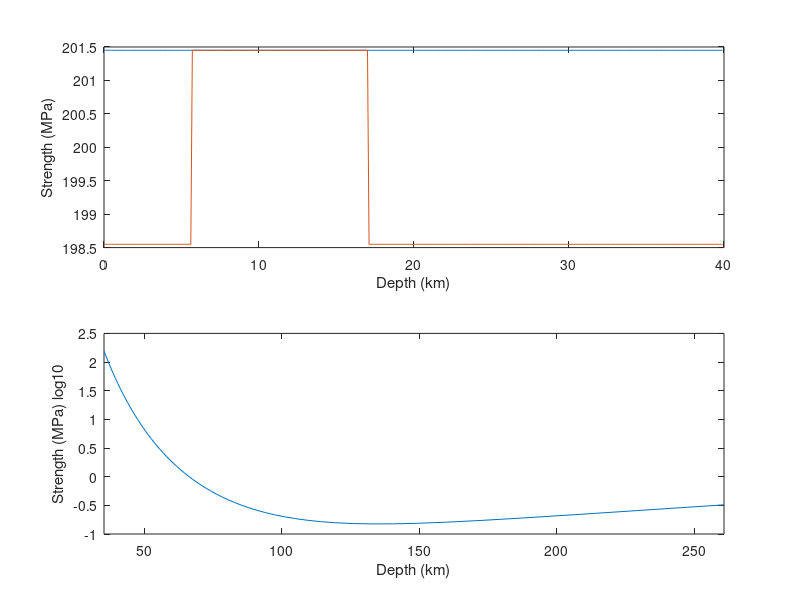

MATLAB code to generate this figure: (Note: this script raises an error after producing the figure.)
clear all;
% % % % % % % % % % % % % % % % % % % % % % % % % % % % %
%                                                       %
%            Unified earthquake cycles of               %
%          fault slip and viscoelastic strain           %
%                                                       %
%                  Valere Lambert, 2016                 %
%                                                       %
% % % % % % % % % % % % % % % % % % % % % % % % % % % % %

% Simulates unified earthquake cycles including slip on
% two parallel strike-slip faults and viscoelastic strain
% beneath the brittle-ductile transition in 2D antiplane.

% % % % % % % % % % % % % % % % % % % % % % % % % % % % %
%                                                       %
%            P H Y S I C A L   M O D E L                %
%                                                       %
% % % % % % % % % % % % % % % % % % % % % % % % % % % % %

% rigidity (MPa)
G=30e3;

% Boxcar function
boxc=@(x) (x+0.5>=0)-(x-0.5>=0);

% Shear Stress kernels for distributed deformation
s1312=@(D,L,W,x2,x3) G/(2*pi)*( ...
    log((x2-L/2).^2+(x3-D-W).^2) - log((x2+L/2).^2+(x3-D-W).^2) ...
    +log((x2-L/2).^2+(x3+D+W).^2) - log((x2+L/2).^2+(x3+D+W).^2) ...
    -log((x2-L/2).^2+(x3-D).^2) + log((x2+L/2).^2+(x3-D).^2) ...
    -log((x2-L/2).^2+(x3+D).^2) + log((x2+L/2).^2+(x3+D).^2));

s1212=@(D,L,W,x2,x3) G/pi*( ...
    atan((x3-D)./(x2+L/2))-atan((x3-D)./(x2-L/2)) ...
    +atan((x3-D-W)./(x2-L/2))-atan((x3-D-W)./(x2+L/2)) ...
    -atan((x3+D+W)./(x2-L/2))-atan((x3+D)./(x2+L/2)) ...
    +atan((x3+D)./(x2-L/2))+atan((x3+D+W)./(x2+L/2)))...
    - 2*G*boxc(x2/L).*boxc((x3-(2*D+W)/2)/W);

s1213=@(D,L,W,x2,x3) G/(2*pi)*( ...
    log((x2-L/2).^2+(x3-D-W).^2) - log((x2+L/2).^2+(x3-D-W).^2) ...
    -log((x2-L/2).^2+(x3+D+W).^2) + log((x2+L/2).^2+(x3+D+W).^2) ...
    -log((x2-L/2).^2+(x3-D).^2) + log((x2+L/2).^2+(x3-D).^2) ...
    +log((x2-L/2).^2+(x3+D).^2) - log((x2+L/2).^2+(x3+D).^2));

s1313=@(D,L,W,x2,x3) G/pi*( ...
    atan((x2+L/2)./(x3-D))  -atan((x2-L/2)./(x3-D)) ...
    -atan((x2+L/2)./(x3-D-W))+atan((x2-L/2)./(x3-D-W)) ...
    +atan((x2+L/2)./(x3+D))  -atan((x2-L/2)./(x3+D)) ...
    -atan((x2+L/2)./(x3+D+W))+atan((x2-L/2)./(x3+D+W)))...
    - 2*G*boxc(x2/L).*boxc((x3-(2*D+W)/2)/W);

% Stress kernels for fault slip
s12h=@(x2,x3,y2,y3,Wf) G*( ...
    -(x3-y3)./((x2-y2).^2+(x3-y3).^2)+(x3+y3)./((x2-y2).^2+(x3+y3).^2) ...
    +(x3-y3-Wf)./((x2-y2).^2+(x3-y3-Wf).^2)-(x3+y3+Wf)./((x2-y2).^2+(x3+y3+Wf).^2) ...
    )/2/pi;

s13h=@(x2,x3,y2,y3,Wf) G*( ...
    (x2-y2)./((x2-y2).^2+(x3-y3).^2)-(x2-y2)./((x2-y2).^2+(x3+y3).^2) ...
    -(x2-y2)./((x2-y2).^2+(x3-y3-Wf).^2)+(x2-y2)./((x2-y2).^2+(x3+y3+Wf).^2) ...
    )/2/pi;

%% % % % % % % % % % % % % % % % % % % % % % % % % % % %
%                                                      %
%                        M E S H                       %
%                                                      %
% % % % % % % % % % % % % % % % % % % % % % % % % % %  %

%            -25 km       0       25 km
% _______________________________________________ 0 km    --------> x2
%               |                   |                    |
%               |                   |                    |
%               |      Brittle      |                    |
%               |                   |                    V
%               |                   |                    x3
%          West | fault        East | fault
% ----------------------------------------------- 35 km
%
%              Viscoelastic Shear Zones
%

disp('begin mesh...')

% Fault Meshes
probL = 200e3;
probW = 200e3;

ss.lambdaZ = 40e3; % fault depth extent
ss.M = 400; %number of fault cells
ss.dz = ss.lambdaZ/ss.M; dz = ss.dz;

ss.transition = 35e3; Transition = ss.transition;
ss.Ny = 50;
ss.Nz = 60;

% FAULT
% fault patch edges (top left)
yf = 0;
faultX = zeros(1,ss.M);
faultY = zeros(1,ss.M);
faultZ = linspace(0, ss.lambdaZ-ss.dz, ss.M);
% tops of fault patches
ss.fpTops = faultZ';

% fault patch centers
faultX_c = faultX;
faultY_c = faultY;
faultZ_c = faultZ+(ss.dz/2);

% width of fault patches
Lf = zeros(ss.M,1);
Wf = ones(ss.M,1)*ss.dz;

% SHEAR
eps = 1e-12;
nc = (-ss.Ny/2:ss.Ny/2);
shearZhat = ss.transition+tan((0:ss.Nz)'*pi/(2.2*(ss.Nz+eps)))*ss.transition;
shearYhat = tan(nc*pi/(2.5*max(nc)))*32e3;
shearX = zeros(1,ss.Ny*ss.Nz);

% shear patch centers
shearX_c = shearX;
ss.shearY_chat = zeros(ss.Ny,1);
ss.shearZ_chat = zeros(ss.Nz,1);

% sizing
L = zeros(1,ss.Ny);
W = zeros(1,ss.Nz);

for idx=(1:length(shearZhat)-1)
  ss.shearZ_chat(idx) = shearZhat(idx) + abs(shearZhat(idx+1) - shearZhat(idx))/2;
  W(idx) = abs(shearZhat(idx) - shearZhat(idx+1));
end
for idx=(1:length(shearYhat)-1)
  ss.shearY_chat(idx) = shearYhat(idx) + abs(shearYhat(idx+1) - shearYhat(idx))/2;
  L(idx) = abs(shearYhat(idx) - shearYhat(idx+1));
end

L(end) = L(1);
W(end) = abs(shearZhat(end-1) - shearZhat(end));

% grid and flatten
shearZhat(end)=[]; shearYhat(end)=[];
[shearY shearZ] = ndgrid(shearYhat, shearZhat);

[shearY_c shearZ_c] = ndgrid(ss.shearY_chat, ss.shearZ_chat);

% convert between naming conventions
% fault:
ss.y3f = ss.fpTops;
xx2c = shearY_c;
xx3c = shearZ_c;
ss.x2c = ss.shearY_chat;
ss.x3c = ss.shearZ_chat;
ss.polesz = shearZhat;

disp('mesh done.')
disp('beginning kernels...')

%%
% Stress kernels from fault
ss.k12W=zeros(length(xx2c(:)),ss.M);
ss.k13W=zeros(length(xx2c(:)),ss.M);

ss.KWW=zeros(ss.M,ss.M);

% Fields from Faults
for k=1:ss.M
    % we evaluate the stress at the center of the shear zones
    ss.k12W(:,k)=s12h(xx2c(:), xx3c(:), yf, ss.y3f(k), Wf(k));
    ss.k13W(:,k)=s13h(xx2c(:), xx3c(:), yf, ss.y3f(k), Wf(k));

    % we evaluate the stress at the center of the fault patches
    ss.KWW(:,k)=s12h(yf, ss.y3f+dz/2, yf, ss.y3f(k), Wf(k));
end

% Stress kernels from shear zones
ss.k1312=zeros(length(ss.x2c)*length(ss.x3c));
ss.k1313=zeros(length(ss.x2c)*length(ss.x3c));
ss.k1212=zeros(length(ss.x2c)*length(ss.x3c));
ss.k1213=zeros(length(ss.x2c)*length(ss.x3c));

ss.k1212fW=zeros(length(ss.y3f),length(ss.x2c)*length(ss.x3c));
ss.k1312fW=zeros(length(ss.y3f),length(ss.x2c)*length(ss.x3c));

% Fields from Shear zones
for ky=1:length(ss.x2c)
    for kz=1:length(ss.x3c)
        % we evaluate the stress at the center of the shear zones
        ss.k1212(:,(kz-1)*ss.Ny+ky)=s1212(ss.polesz(kz),L(ky),W(kz),xx2c(:)-ss.x2c(ky),xx3c(:));
        ss.k1312(:,(kz-1)*ss.Ny+ky)=s1312(ss.polesz(kz),L(ky),W(kz),xx2c(:)-ss.x2c(ky),xx3c(:));
        ss.k1213(:,(kz-1)*ss.Ny+ky)=s1213(ss.polesz(kz),L(ky),W(kz),xx2c(:)-ss.x2c(ky),xx3c(:));
        ss.k1313(:,(kz-1)*ss.Ny+ky)=s1313(ss.polesz(kz),L(ky),W(kz),xx2c(:)-ss.x2c(ky),xx3c(:));

        % we evaluate stress at the center of the fault patches
        ss.k1212fW(:,(kz-1)*ss.Ny+ky)=s1212(ss.polesz(kz),L(ky),W(kz),yf-ss.x2c(ky),ss.y3f(:)+dz/2);
        ss.k1312fW(:,(kz-1)*ss.Ny+ky)=s1312(ss.polesz(kz),L(ky),W(kz),yf-ss.x2c(ky),ss.y3f(:)+dz/2);

    end
end

disp('kernels done.')

%% % % % % % % % % % % % % % % % % % % % % % % % % % % %
%                                                      %
%         F R I C T I O N   P A R A M E T E R S        %
%                                                      %
% % % % % % % % % % % % % % % % % % % % % % % % % % % %%

% Confining pressure (MPa) and Temperature (K)
k  = 3.138; % thermal conductivity (W/m/K)
Cp = 1171 ; % specific heat (J/kg/K)
Rm = 3330 ; % mantle density (kg/m^3)

Pconf       = Rm*9.8*ss.x3c/1e6;  % Shear zones
Pconf_fault = Rm*9.8*(ss.y3f+dz); % Faults

Kappa     = k / (Rm * Cp); % Thermal diffusivity (m^2/s)
Age_plate = 2e15; % seconds
ss.Tprof  = 300+1380*erf(ss.x3c/(sqrt(4* Kappa * Age_plate)));  % Kelvin

% default friction properties (velocity-weakening friction)
% effective confining pressure (MPa)
ss.sigmab = 1000;

% frictional parameters
ss.aW = 1e-3*ones(size(ss.y3f));
ss.bW = ss.aW+2.1e-4*ones(size(ss.y3f));

ss.aE = 1e-3*ones(size(ss.y3f));
ss.bE = ss.aE+2.1e-4*ones(size(ss.y3f));

% static friction coefficient
ss.mu0 = 0.2*ones(size(ss.y3f));

% characteristic weakening distance (m)
ss.L = 0.012*ones(size(ss.y3f));

% plate velocity (m/s)
ss.V_plate = 1e-9*ones(size(ss.y3f));

% reference slip rate (m/s)
ss.Vo = 1e-6*ones(size(ss.y3f));

% shear wave speed (m/s)
ss.Vs = 3e3*ones(size(ss.y3f));

% Velocity-strengthening at edges
% fault: 5-15km velocity-weakening
topW    = floor(5e3/(Transition/ss.M));
bottomW = ceil(15e3/(Transition/ss.M));
ss.bW(1:topW)      = ss.aW(1:topW)-2.1e-4*ones(topW,1);
ss.bW(bottomW:end) = ss.aW(bottomW:end)-2.1e-4*ones(length(ss.aW(bottomW:end)),1);

%% % % % % % % % % % % % % % % % % % % % % % % % % % % %
%                                                      %
%                   R H E O L O G Y                    %
%                                                      %
% % % % % % % % % % % % % % % % % % % % % % % % % % % %%
% Values taken for wet olivine - Hirth, G. and D. Kohlstedt (2003)

% Driving strain rate (1/s)
ss.e12p_plate = 1e-14*ones(length(ss.x2c)*length(ss.x3c),1);
ss.e13p_plate =      zeros(length(ss.x2c)*length(ss.x3c),1);

% Rheological Parameters
% Reference Strain Rate (for stress in MPa)
ss.Adif = 1e6*ones(length(ss.x3c)*length(ss.x2c),1);
ss.Adis = 90 *ones(length(ss.x3c)*length(ss.x2c),1);

% Power-Law Exponent
ss.n = 3.5*ones(length(ss.x3c)*length(ss.x2c),1);

% Activation Energy Wet Oliving (J/mol)
ss.Qdif = 335e3*ones(length(ss.x3c)*length(ss.x2c),1);
ss.Qdis = 480e3*ones(length(ss.x3c)*length(ss.x2c),1);

% Activation Volume (m^3/mol)
ss.Voldif = 4e-6*ones(length(ss.x3c)*length(ss.x2c),1);
ss.Voldis = 11e-6*ones(length(ss.x3c)*length(ss.x2c),1);

% Grain size (m)
ss.d    = 1e-2*ones(length(ss.x3c)*length(ss.x2c),1);
ss.pexp = 3*ones(length(ss.x3c)*length(ss.x2c),1);

% Water fugacity (H/10^6 Si)
ss.COH = 1000*ones(length(ss.x3c)*length(ss.x2c),1);
ss.r   = 1.2*ones(length(ss.x3c)*length(ss.x2c),1);

% Pressure (Pa)
ss.P = repmat(1e6*Pconf',length(ss.x2c),1);
ss.P = reshape(ss.P,[length(ss.x2c)*length(ss.x3c),1]);

% Temperature (K)
Te0 = repmat(ss.Tprof',length(ss.x2c),1);
Te0 = reshape(Te0,[length(ss.x2c)*length(ss.x3c),1]);

% Coefficients for dislocation and diffusion creep
ss.Const_dis = ss.Adis.*exp(-(ss.Qdis+ss.P.*ss.Voldis)./(8.314.*Te0)).*ss.COH.^(ss.r);
ss.Const_diff = ss.Adif.*exp(-(ss.Qdif+ss.P.*ss.Voldif)./(8.314.*Te0)).*ss.COH.^(ss.r).*ss.d.^(-ss.pexp);

% Strengh profile
s120 = (ss.e12p_plate./ss.Const_dis).^(1./ss.n);
s130 = zeros(size(s120));
e120 = zeros(size(s120));
e130 = zeros(size(s120));

% Fault Strength
ss.strength_E = ss.sigmab.*(ss.mu0+(ss.aE-ss.bE).*log(ss.V_plate./ss.Vo))+G*ss.V_plate./(2*ss.Vs);
ss.strength_W = ss.sigmab.*(ss.mu0+(ss.aW-ss.bW).*log(ss.V_plate./ss.Vo))+G*ss.V_plate./(2*ss.Vs);

% Plot strength profiles
figure(1);clf;
subplot(2,1,1);
plot(ss.y3f/1e3,ss.strength_E,ss.y3f/1e3,ss.strength_W)
xlabel('Depth (km)')
ylabel('Strength (MPa)');
subplot(2,1,2);
plot(ss.x3c/1e3,log10(s120(1:length(ss.x2c):end)))
xlim([ss.x3c(1)/1e3,ss.x3c(end)/1e3]);
xlabel('Depth (km)')
ylabel('Strength (MPa) log10');


%% % % % % % % % % % % % % % % % % % % % % % % % % % % %
%                                                       %
%         N U M E R I C A L   S O L U T I O N           %
%                                                       %
% % % % % % % % % % % % % % % % % % % % % % % % % % % % %

% state parameters
ss.dgfF=3;
ss.dgfS=4;
%% Initialize State Vector
Y0=zeros(ss.M*ss.dgfF+length(ss.x2c)*length(ss.x3c)*ss.dgfS,1);

% Fault patches
Y0(1:ss.dgfF:ss.M*ss.dgfF)=zeros(size(ss.y3f));
Y0(2:ss.dgfF:ss.M*ss.dgfF)=ss.strength_W;
Y0(3:ss.dgfF:ss.M*ss.dgfF)=log(ss.Vo./ss.V_plate);

% Shear zones
Y0(ss.M*ss.dgfF+1:ss.dgfS:end)=s120;
Y0(ss.M*ss.dgfF+2:ss.dgfS:end)=s130;
Y0(ss.M*ss.dgfF+3:ss.dgfS:end)=e120;
Y0(ss.M*ss.dgfF+4:ss.dgfS:end)=e130;

% initialize the function handle with
% set constitutive parameters
yp=@(t,y) ode2Faults2(t,y,ss);
disp('begin solving...')
tic
% Solve the system
options=odeset('Refine',1,'RelTol',3e-7,'InitialStep',1e-3,'MaxStep',3e6);
[t,Y]=ode45_2(yp,[0 100*3.15e7],Y0,options);
disp('done solving.')
toc
%%

Y = Y';

% Compute the instantaneous derivative
Yp=zeros(length(t)-1,size(Y,2));
for k=1:length(t)-1
    Yp(k,:)=(Y(k+1,:)-Y(k,:))/(t(k+1)-t(k));
end

%% % % % % % % % % % % % % % % % % % % % % % % % % % % %
%                                                      %
%                    F I G U R E S                     %
%                                                      %
% % % % % % % % % % % % % % % % % % % % % % % % % % % %%

% Strain rate at center
Ep=sqrt(Yp(:,ss.M*ss.dgfF+floor(length(ss.x2c)/2)*ss.dgfS+3:ss.dgfS*length(ss.x2c):end)'.^2 +...
        Yp(:,ss.M*ss.dgfF+floor(length(ss.x2c)/2)*ss.dgfS+4:ss.dgfS*length(ss.x2c):end)'.^2);

% strain rate over whole ductile area
Epall = sqrt( Yp(:,ss.M*ss.dgfF+3:ss.dgfS:end)'.^2 +...
             Yp(:,ss.M*ss.dgfF+4:ss.dgfS:end)'.^2);

% Velocity
y.V = Yp(:,1:ss.dgfF:ss.M*ss.dgfF); % Slip rate (m/s)
y.tau = Y(:,2:ss.dgfF:ss.M*ss.dgfF);            % Shear stress (MPa)
y.Vmax = zeros(length(t),1);          % Maximum slip rate (m/s)
%y.Vcenter = y.V(floor(ss.M/2),:);          % Slip rate at center of VW region
for ti = 1:length(t)
  y.Vmax(ti) = max(y.V(:,ti));
end

% fault slip figure
clf;
imagesc(log10(y.V)); colorbar;
title('Slip Rate')
xlabel('time steps')
ylabel('fault mesh block')
saveas(gcf, 'figures/BP1vD2_slip.png')

% ---         Movies        ---
Smovie=false;
if Smovie
  disp('begin shear movie')
  clf;
  fig = figure;
  fname = 'figures/BP1vD2_strain.gif';
  for idx = 1:size(Epall, 2)
    oneE = Epall(:,idx);
    oneEsq = reshape(oneE, [ss.Ny, ss.Nz]);
    imagesc(oneEsq'); colorbar;
    title(idx)
    drawnow
    frame = getframe(fig);
    im{idx} = frame2im(frame);

    [A,map] = rgb2ind(im{idx},256);
    if idx==1
      imwrite(A,map,fname,'gif','LoopCount',Inf,'DelayTime',0.1);
    else
      imwrite(A,map,fname,'gif','WriteMode','append','DelayTime',0.1);
    end

  end
disp('shear movie done')
end
